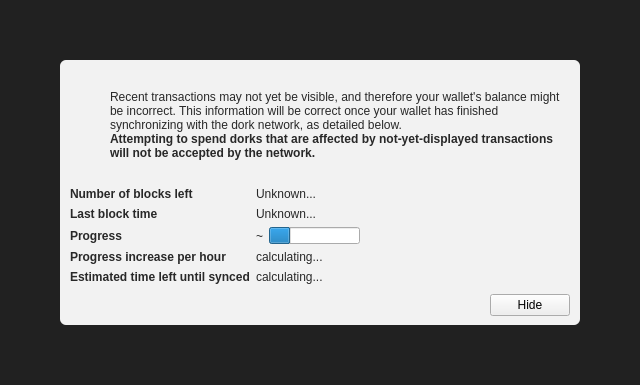
<?xml version="1.0" encoding="UTF-8"?>
<ui version="4.0">
 <class>ModalOverlay</class>
 <widget class="ModalOverlay" name="ModalOverlay">
  <property name="geometry">
   <rect>
    <x>0</x>
    <y>0</y>
    <width>640</width>
    <height>385</height>
   </rect>
  </property>
  <property name="windowTitle">
   <string>Form</string>
  </property>
  <layout class="QVBoxLayout" name="verticalLayout" stretch="0">
   <property name="sizeConstraint">
    <enum>QLayout::SetDefaultConstraint</enum>
   </property>
   <property name="leftMargin">
    <number>0</number>
   </property>
   <property name="topMargin">
    <number>0</number>
   </property>
   <property name="rightMargin">
    <number>0</number>
   </property>
   <property name="bottomMargin">
    <number>0</number>
   </property>
   <item>
    <widget class="QWidget" name="bgWidget" native="true">
     <property name="styleSheet">
      <string notr="true">#bgWidget { background: rgba(0,0,0,220); }</string>
     </property>
     <layout class="QVBoxLayout" name="verticalLayoutMain" stretch="1">
      <property name="leftMargin">
       <number>60</number>
      </property>
      <property name="topMargin">
       <number>60</number>
      </property>
      <property name="rightMargin">
       <number>60</number>
      </property>
      <property name="bottomMargin">
       <number>60</number>
      </property>
      <item>
       <widget class="QWidget" name="contentWidget" native="true">
        <property name="styleSheet">
         <string notr="true">#contentWidget { background: rgba(255,255,255,240); border-radius: 6px; }

QLabel { color: rgb(40,40,40);  }</string>
        </property>
        <layout class="QVBoxLayout" name="verticalLayoutSub" stretch="1,0,0,0">
         <property name="spacing">
          <number>0</number>
         </property>
         <property name="leftMargin">
          <number>10</number>
         </property>
         <property name="topMargin">
          <number>10</number>
         </property>
         <property name="rightMargin">
          <number>10</number>
         </property>
         <property name="bottomMargin">
          <number>10</number>
         </property>
         <item>
          <layout class="QHBoxLayout" name="horizontalLayoutIconText" stretch="0,1">
           <property name="topMargin">
            <number>20</number>
           </property>
           <item>
            <layout class="QVBoxLayout" name="verticalLayoutIcon">
             <property name="leftMargin">
              <number>0</number>
             </property>
             <item>
              <widget class="QPushButton" name="warningIcon">
               <property name="enabled">
                <bool>false</bool>
               </property>
               <property name="text">
                <string/>
               </property>
               <property name="icon">
                <iconset>
                 <normaloff>:/icons/warning</normaloff>
                 <disabledoff>:/icons/warning</disabledoff>:/icons/warning</iconset>
               </property>
               <property name="iconSize">
                <size>
                 <width>48</width>
                 <height>48</height>
                </size>
               </property>
               <property name="flat">
                <bool>true</bool>
               </property>
              </widget>
             </item>
             <item>
              <spacer name="verticalSpacerWarningIcon">
               <property name="orientation">
                <enum>Qt::Vertical</enum>
               </property>
               <property name="sizeHint" stdset="0">
                <size>
                 <width>20</width>
                 <height>40</height>
                </size>
               </property>
              </spacer>
             </item>
            </layout>
           </item>
           <item>
            <layout class="QVBoxLayout" name="verticalLayoutInfoText">
             <property name="leftMargin">
              <number>0</number>
             </property>
             <property name="topMargin">
              <number>0</number>
             </property>
             <item>
              <widget class="QLabel" name="infoText">
               <property name="text">
                <string>Recent transactions may not yet be visible, and therefore your wallet's balance might be incorrect. This information will be correct once your wallet has finished synchronizing with the dork network, as detailed below.</string>
               </property>
               <property name="textFormat">
                <enum>Qt::RichText</enum>
               </property>
               <property name="wordWrap">
                <bool>true</bool>
               </property>
              </widget>
             </item>
             <item>
              <widget class="QLabel" name="infoTextStrong">
               <property name="font">
                <font>
                 <weight>75</weight>
                 <bold>true</bold>
                </font>
               </property>
               <property name="text">
                <string>Attempting to spend dorks that are affected by not-yet-displayed transactions will not be accepted by the network.</string>
               </property>
               <property name="textFormat">
                <enum>Qt::RichText</enum>
               </property>
               <property name="wordWrap">
                <bool>true</bool>
               </property>
              </widget>
             </item>
             <item>
              <spacer name="verticalSpacerInTextSpace">
               <property name="orientation">
                <enum>Qt::Vertical</enum>
               </property>
               <property name="sizeHint" stdset="0">
                <size>
                 <width>20</width>
                 <height>40</height>
                </size>
               </property>
              </spacer>
             </item>
            </layout>
           </item>
          </layout>
         </item>
         <item>
          <spacer name="verticalSpacerAfterText">
           <property name="orientation">
            <enum>Qt::Vertical</enum>
           </property>
           <property name="sizeHint" stdset="0">
            <size>
             <width>20</width>
             <height>40</height>
            </size>
           </property>
          </spacer>
         </item>
         <item>
          <layout class="QFormLayout" name="formLayout">
           <property name="fieldGrowthPolicy">
            <enum>QFormLayout::FieldsStayAtSizeHint</enum>
           </property>
           <property name="horizontalSpacing">
            <number>6</number>
           </property>
           <property name="verticalSpacing">
            <number>6</number>
           </property>
           <property name="topMargin">
            <number>10</number>
           </property>
           <item row="0" column="0">
            <widget class="QLabel" name="labelNumberOfBlocksLeft">
             <property name="font">
              <font>
               <weight>75</weight>
               <bold>true</bold>
              </font>
             </property>
             <property name="text">
              <string>Number of blocks left</string>
             </property>
            </widget>
           </item>
           <item row="0" column="1">
            <widget class="QLabel" name="numberOfBlocksLeft">
             <property name="text">
              <string>Unknown...</string>
             </property>
            </widget>
           </item>
           <item row="1" column="0">
            <widget class="QLabel" name="labelLastBlockTime">
             <property name="font">
              <font>
               <weight>75</weight>
               <bold>true</bold>
              </font>
             </property>
             <property name="text">
              <string>Last block time</string>
             </property>
            </widget>
           </item>
           <item row="1" column="1">
            <widget class="QLabel" name="newestBlockDate">
             <property name="sizePolicy">
              <sizepolicy hsizetype="Maximum" vsizetype="Preferred">
               <horstretch>0</horstretch>
               <verstretch>0</verstretch>
              </sizepolicy>
             </property>
             <property name="text">
              <string>Unknown...</string>
             </property>
            </widget>
           </item>
           <item row="2" column="0">
            <widget class="QLabel" name="labelSyncDone">
             <property name="font">
              <font>
               <weight>75</weight>
               <bold>true</bold>
              </font>
             </property>
             <property name="text">
              <string>Progress</string>
             </property>
            </widget>
           </item>
           <item row="2" column="1">
            <layout class="QHBoxLayout" name="horizontalLayoutSync" stretch="0,1">
             <item>
              <widget class="QLabel" name="percentageProgress">
               <property name="text">
                <string notr="true">~</string>
               </property>
              </widget>
             </item>
             <item>
              <widget class="QProgressBar" name="progressBar">
               <property name="value">
                <number>24</number>
               </property>
               <property name="format">
                <string/>
               </property>
              </widget>
             </item>
            </layout>
           </item>
           <item row="4" column="0">
            <widget class="QLabel" name="labelProgressIncrease">
             <property name="font">
              <font>
               <weight>75</weight>
               <bold>true</bold>
              </font>
             </property>
             <property name="text">
              <string>Progress increase per hour</string>
             </property>
            </widget>
           </item>
           <item row="4" column="1">
            <widget class="QLabel" name="progressIncreasePerH">
             <property name="text">
              <string>calculating...</string>
             </property>
            </widget>
           </item>
           <item row="5" column="0">
            <widget class="QLabel" name="labelEstimatedTimeLeft">
             <property name="font">
              <font>
               <weight>75</weight>
               <bold>true</bold>
              </font>
             </property>
             <property name="text">
              <string>Estimated time left until synced</string>
             </property>
            </widget>
           </item>
           <item row="5" column="1">
            <widget class="QLabel" name="expectedTimeLeft">
             <property name="text">
              <string>calculating...</string>
             </property>
            </widget>
           </item>
          </layout>
         </item>
         <item>
          <layout class="QHBoxLayout" name="horizontalLayoutButtons">
           <property name="leftMargin">
            <number>10</number>
           </property>
           <property name="topMargin">
            <number>10</number>
           </property>
           <item>
            <spacer name="horizontalSpacer">
             <property name="orientation">
              <enum>Qt::Horizontal</enum>
             </property>
             <property name="sizeHint" stdset="0">
              <size>
               <width>40</width>
               <height>20</height>
              </size>
             </property>
            </spacer>
           </item>
           <item>
            <widget class="QPushButton" name="closeButton">
             <property name="text">
              <string>Hide</string>
             </property>
            </widget>
           </item>
          </layout>
         </item>
        </layout>
       </widget>
      </item>
     </layout>
    </widget>
   </item>
  </layout>
 </widget>
 <customwidgets>
  <customwidget>
   <class>ModalOverlay</class>
   <extends>QWidget</extends>
   <header>modaloverlay.h</header>
   <container>1</container>
  </customwidget>
 </customwidgets>
 <resources/>
 <connections/>
</ui>
